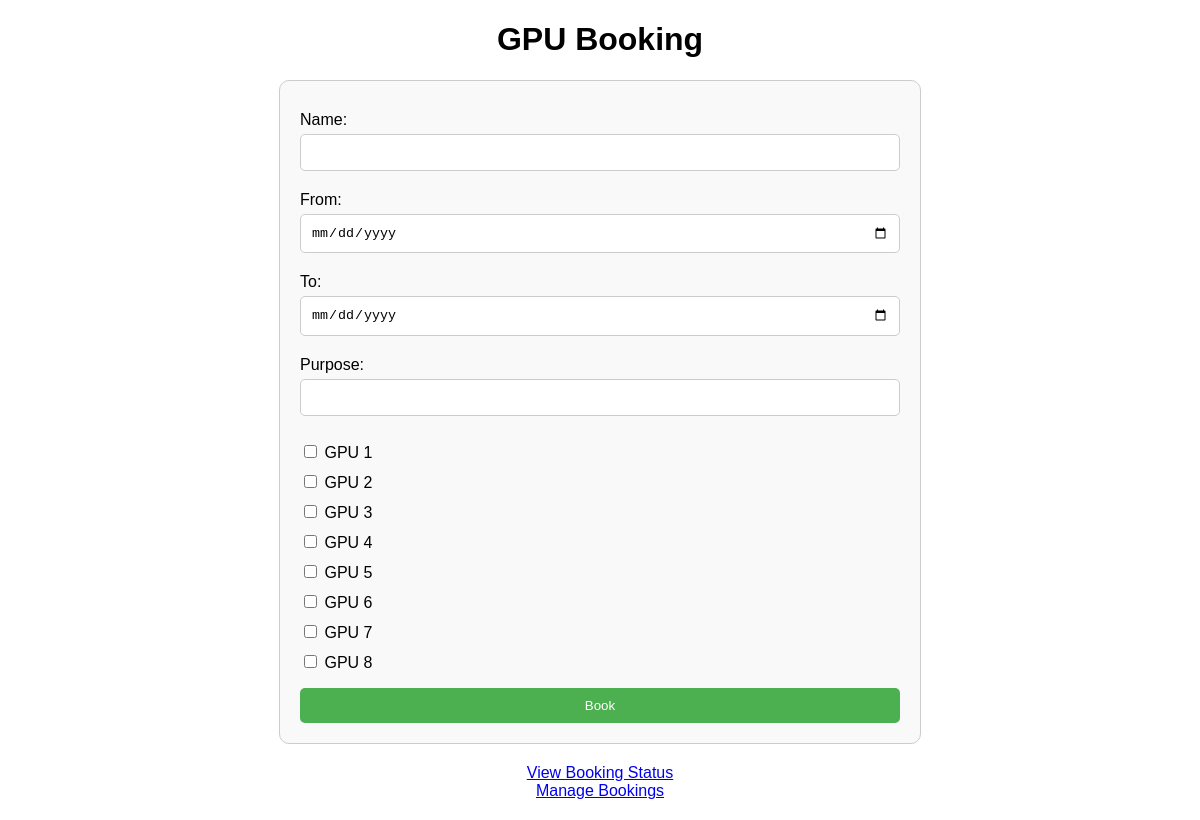
The page / on the database its author committed.
### main.py (models this page shows)
class GPU(db.Model):
    id = db.Column(db.Integer, primary_key=True)
    bookings = db.relationship('Booking', backref='gpu', lazy=True)

### main.py (the view)
@app.route('/')
def index():
    gpus = GPU.query.all()
    return render_template('index.html', gpus=gpus)

### templates/index.html (shortened to what this page needs)
<!DOCTYPE html>
<html lang="en">
<head>
</head>
<body>
    <h1>GPU Booking</h1>
    <form action="{{ url_for('book') }}" method="post">
        <label for="booker_name">Name:</label>
        <input type="text" name="booker_name" required>
        <label for="from_date">From:</label>
        <input type="date" name="from_date" required>
        <label for="to_date">To:</label>
        <input type="date" name="to_date" required>
        <label for="purpose">Purpose:</label>
        <input type="text" name="purpose" required>
        <ul>
            {% for gpu in gpus %}
                <li>
                    <input type="checkbox" name="gpu_ids" value="{{ gpu.id }}"> GPU {{ gpu.id }}
                </li>
            {% endfor %}
        </ul>
        <button type="submit">Book</button>
    </form>
    <div class="footer">
        <a href="{{ url_for('status') }}">View Booking Status</a><br>
        <a href="{{ url_for('manage_bookings') }}">Manage Bookings</a>
    </div>
</body>
</html>

### templates/index.html (style rules this page uses)
body { font-family: Arial, sans-serif; margin: 20px; }
h1 { text-align: center; }
form { max-width: 600px; margin: 0 auto; padding: 20px; border: 1px solid #ccc; border-radius: 10px; background-color: #f9f9f9; }
label { display: block; margin-top: 10px; }
input[type="text"], input[type="date"] { width: calc(100% - 22px); padding: 10px; margin-top: 5px; margin-bottom: 10px; border: 1px solid #ccc; border-radius: 5px; }
ul { list-style-type: none; padding: 0; }
li { margin-bottom: 10px; }
button { display: block; width: 100%; padding: 10px; background-color: #4CAF50; color: white; border: none; border-radius: 5px; cursor: pointer; }
.footer { text-align: center; margin-top: 20px; }

### rows shown on the page
GPU: id "1"
GPU: id "2"
GPU: id "3"
GPU: id "4"
GPU: id "5"
GPU: id "6"
GPU: id "7"
GPU: id "8"
